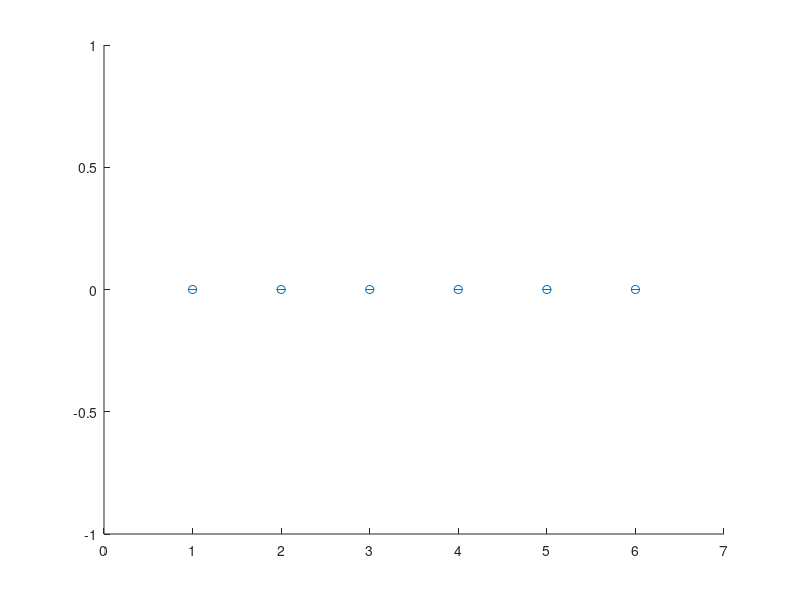

This chart was generated by the following MATLAB code: (Note: this script raises an error after producing the figure.)
clear

patients = {'DF','MC'};
dat_path = 'D:\ShapeTapper-Analysis\';

analysis_conds = {'in_shape','bounding_circle','touchpoint_hull','patient_fitted'};

shapes = {'blake_01','blake_03','blake_04','blake_06','blake_07',...
          'blake_08','blake_09','blake_10','blake_11','blake_12'};

% Groups to compare significance measures
% shape_group_1 = {'blake_04'};%{'blake_06','blake_08'};
% shape_group_2 = {};%{'blake_03','blake_07'};
n_shapes   = length(shapes);
% n_shapes_1 = length(shape_group_1);
% n_shapes_2 = length(shape_group_2);

% Shape numbers only (for graph labels)
% gnums_1 = erase(shape_group_1,"blake_");
% gnums_2 = erase(shape_group_2,"blake_");

ro_fields = {"medaxis_cdf","edge_cdf","centroid_cdf"};
ro_titles = {"Medial Axis","Edge","Centroid"};
ro_ftitles = {"MedialAxis","Edge","Centroid"};
line_types = {'--',':','-.'};

for c=1:length(analysis_conds)
    
    dvals = struct;
    dvals.shape_index = shapes;
    
    for ro=1:length(ro_fields)
        
        out_path = [dat_path '\figures\'];
        
        for p=1:length(patients)
            
            in_path  = [dat_path patients{p} '\spatial_analysis\' analysis_conds{c} '\'];
            
            %%%%%% ALL BLAKE D+/D-s %%%%%%
            dplus_obs   = single(zeros(n_shapes,1));
            dminus_obs  = single(zeros(n_shapes,1));
            dplus_unif  = single(zeros(n_shapes,100000));
            dminus_unif = single(zeros(n_shapes,100000));
            
            for i=1:n_shapes
                dat_file = [in_path shapes{i}  '_Patient_' patients{p} '_spatial_analysis_' analysis_conds{c} '.mat'];
                try
                    data = load(dat_file);
                catch ME
                    warning(strcat("Problem loading ", shapes{i}, " for ", patients{p}, ". Skipping...."));
                    continue
                end
                
                expected_cdf = data.(ro_fields{ro}){1,1}{1,1};
                observed_cdf = data.(ro_fields{ro}){1,1}{1,2};
                uniform_cdf  = data.(ro_fields{ro}){1,1}{1,3};
    %             cdf_axis = data.(ro_fields{ro}){1,2};
    
                % Get D+ and D- values, copy to group averages
                % Observed D+/D-
                dplus_obs(i)  = max(observed_cdf - expected_cdf);
                dminus_obs(i) = min(observed_cdf - expected_cdf);
                % Uniform D+/D-
                dplus_unif(i,:)  = max(uniform_cdf - expected_cdf,[],2)';
                dminus_unif(i,:) = min(uniform_cdf - expected_cdf,[],2)';
            end
            
            dvals.(patients{p}).(ro_fields{ro}).dplus_obs   = dplus_obs;
            dvals.(patients{p}).(ro_fields{ro}).dminus_obs  = dminus_obs;
            dvals.(patients{p}).(ro_fields{ro}).dplus_unif  = dplus_unif;
            dvals.(patients{p}).(ro_fields{ro}).dminus_unif = dminus_unif;
            
        end % patient loop
        
    end % reference object loop
    
    %%%%%%%%%%%%%%%%% MAKE BAR GRAPHS %%%%%%%%%%%%%%%%%%%%%%%%%%%%%%%%%%%%
    for ro=1:length(ro_fields)
        colors = {'r','b'};
        
        %%%%%%% PLOT D+ BAR GRAPH %%%%%%%%%%%%%%%%
        fig1 = figure; hold on
        ax = gca;
        for p=1:length(patients{p})
            dplus_obs  = dvals.(patients{p}).(ro_fields{ro}).dplus_obs;
            dplus_unif = dvals.(patients{p}).(ro_fields{ro}).dplus_unif;
            dplus_unif_means = mean(dplus_unif,2);
            dplus_unif_stds  = std(dplus_unif,0,2);
            dplus_unif_stes  = std(dplus_unif,0,2)/sqrt(length(dplus_unif));
%             x_axis = linspace(1,length(dplus_unif_means), length(dplus_unif_means));
            x_axis = [1,2,3,4,5,6];
            dplus_obs([1 2 6 7])        = [];
            dplus_unif_means([1 2 6 7]) = [];
            dplus_unif_stds([1 2 6 7])  = [];
            dplus_unif_stes([1 2 6 7])  = [];
%             if strcmp(patients{p}, 'DF')
%                 x_axis(2) = [];
%                 dplus_obs(2)        = [];
%                 dplus_unif_means(2) = [];
%                 dplus_unif_stds(2)  = [];
%                 dplus_unif_stes(2)  = [];
%             end
            e(p) = errorbar(x_axis, dplus_unif_means, dplus_unif_stds,'o');
            e(p).LineWidth = 3;
            e(p).Color = colors{p};
            e(p).Marker = 's';
            e(p).MarkerFaceColor = colors{p};
            s(p)=scatter(x_axis, dplus_obs,180,'filled','+','LineWidth',3);
            s(p).MarkerEdgeColor = colors{p};
            s(p).MarkerFaceColor = colors{p};
        end
        
%         ax.XLim = [0 length(dplus_unif_means)+1];
%         shape_labels = {'','blake_01','blake_03','blake_04','blake_06','blake_07','blake_08','blake_09','blake_10','blake_11','blake_12',''};
        ax.XLim = [0 7];
        shape_labels = {'','blake_04','blake_06','blake_07','blake_10','blake_11','blake_12',''};
        set(gca,'xticklabel',shape_labels,'FontSize', 12);
        ax.TickLabelInterpreter = 'none';
        ax.XAxisLocation = 'bottom';
        ylabel('D+ Value', 'FontSize', 18)
        leg_labels = {'DF - Observed','MC - Observed','DF - Simulated Uniform', 'MC - Simulated Uniform'};
        l = legend([s(1) s(2) e(1), e(2) ], leg_labels, 'FontSize', 15, 'location', 'northwest');
        title(strcat(ro_titles{ro}, " D+ Values, Observed vs Uniform"), 'FontSize', 18);
        set(fig1, 'position',[10 10 1200 800]);
        saveas(fig1,strcat(out_path,shapes{i},"_",analysis_conds{c},"_",ro_ftitles{ro},"_DPlus_BarPlot.png"));
        
        %%%%%%% PLOT D- BAR GRAPH %%%%%%%%%%%%%%%%
        fig2 = figure; hold on
        ax = gca;
        for p=1:length(patients{p})
            dminus_obs  = dvals.(patients{p}).(ro_fields{ro}).dminus_obs;
            dminus_unif = dvals.(patients{p}).(ro_fields{ro}).dminus_unif;
            dminus_unif_means = mean(dminus_unif,2);
            dminus_unif_stds  = std(dminus_unif,0,2);
            dminus_unif_stes  = std(dminus_unif,0,2)/sqrt(length(dminus_unif));
            x_axis = [1,2,3,4,5,6];
            dminus_obs([1 2 6 7])        = [];
            dminus_unif_means([1 2,6 7]) = [];
            dminus_unif_stds([1 2 6 7])  = [];
            dminus_unif_stes([1 2 6 7])  = [];
            e(p) = errorbar(x_axis, dminus_unif_means, dminus_unif_stds,'o');
            e(p).LineWidth = 3;
            e(p).Color = colors{p};
            e(p).Marker = 's';
            e(p).MarkerFaceColor = colors{p};
            s(p)=scatter(x_axis, dminus_obs,150,'filled','+','LineWidth',2);
            s(p).MarkerEdgeColor = colors{p};
            s(p).MarkerFaceColor = colors{p};
        end
        
%         ax.XLim = [0 length(dplus_unif_means)+1];
%         shape_labels = {'','blake_01','blake_03','blake_04','blake_06','blake_07','blake_08','blake_09','blake_10','blake_11','blake_12',''};
        ax.XLim = [0 7];
        shape_labels = {'','blake_04','blake_06','blake_07','blake_10','blake_11','blake_12',''};
        set(gca,'xticklabel',shape_labels,'FontSize', 12);
        ax.TickLabelInterpreter = 'none';
        ax.XAxisLocation = 'bottom';
        ylabel('D+ Value', 'FontSize', 18)
        leg_labels = {'DF - Observed','MC - Observed','DF - Simulated Uniform', 'MC - Simulated Uniform'};
        l = legend([s(1) s(2) e(1), e(2) ], leg_labels, 'FontSize', 15, 'location', 'southwest');
        title(strcat(ro_titles{ro}, " D- Values, Observed vs Uniform"), 'FontSize', 18);
        set(fig2, 'position',[10 10 1200 800]);
        saveas(fig2,strcat(out_path,shapes{i},"_",analysis_conds{c},"_",ro_ftitles{ro},"_DMinus_BarPlot.png"));
    end % RO loop 2 (plots)
    
end % condition loop